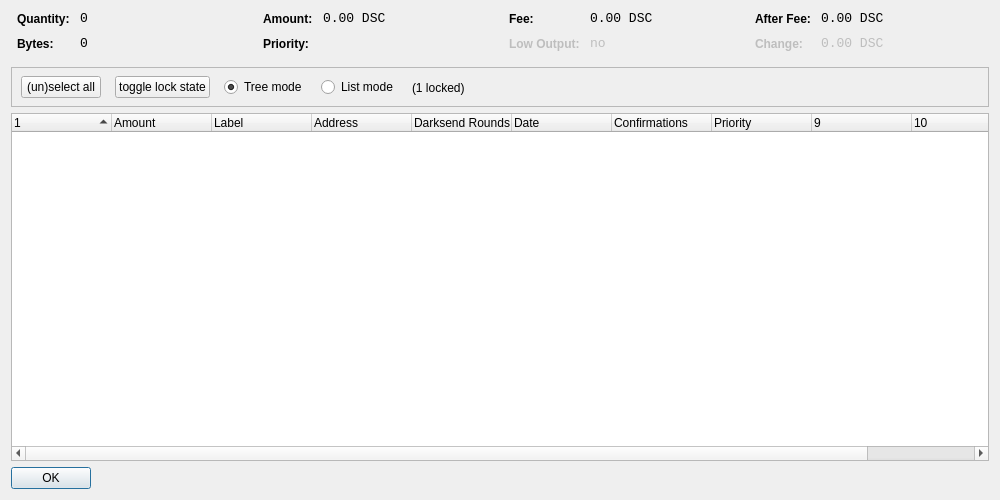
<?xml version="1.0" encoding="UTF-8"?>
<ui version="4.0">
 <class>CoinControlDialog</class>
 <widget class="QDialog" name="CoinControlDialog">
  <property name="geometry">
   <rect>
    <x>0</x>
    <y>0</y>
    <width>1000</width>
    <height>500</height>
   </rect>
  </property>
  <property name="windowTitle">
   <string>Coin Control</string>
  </property>
  <layout class="QVBoxLayout" name="verticalLayout">
   <item>
    <layout class="QHBoxLayout" name="horizontalLayoutTop" stretch="0,0,0,0">
     <property name="topMargin">
      <number>0</number>
     </property>
     <property name="bottomMargin">
      <number>10</number>
     </property>
     <item>
      <layout class="QFormLayout" name="formLayoutCoinControl1">
       <property name="horizontalSpacing">
        <number>10</number>
       </property>
       <property name="verticalSpacing">
        <number>10</number>
       </property>
       <property name="leftMargin">
        <number>6</number>
       </property>
       <property name="rightMargin">
        <number>6</number>
       </property>
       <item row="0" column="0">
        <widget class="QLabel" name="labelCoinControlQuantityText">
         <property name="styleSheet">
          <string notr="true">font-weight:bold;</string>
         </property>
         <property name="text">
          <string>Quantity:</string>
         </property>
        </widget>
       </item>
       <item row="0" column="1">
        <widget class="QLabel" name="labelCoinControlQuantity">
         <property name="font">
          <font>
           <family>Monospace</family>
           <pointsize>10</pointsize>
          </font>
         </property>
         <property name="cursor">
          <cursorShape>IBeamCursor</cursorShape>
         </property>
         <property name="contextMenuPolicy">
          <enum>Qt::ActionsContextMenu</enum>
         </property>
         <property name="text">
          <string notr="true">0</string>
         </property>
         <property name="textInteractionFlags">
          <set>Qt::LinksAccessibleByMouse|Qt::TextSelectableByKeyboard|Qt::TextSelectableByMouse</set>
         </property>
        </widget>
       </item>
       <item row="1" column="0">
        <widget class="QLabel" name="labelCoinControlBytesText">
         <property name="styleSheet">
          <string notr="true">font-weight:bold;</string>
         </property>
         <property name="text">
          <string>Bytes:</string>
         </property>
        </widget>
       </item>
       <item row="1" column="1">
        <widget class="QLabel" name="labelCoinControlBytes">
         <property name="font">
          <font>
           <family>Monospace</family>
           <pointsize>10</pointsize>
          </font>
         </property>
         <property name="cursor">
          <cursorShape>IBeamCursor</cursorShape>
         </property>
         <property name="contextMenuPolicy">
          <enum>Qt::ActionsContextMenu</enum>
         </property>
         <property name="text">
          <string notr="true">0</string>
         </property>
         <property name="textInteractionFlags">
          <set>Qt::LinksAccessibleByMouse|Qt::TextSelectableByKeyboard|Qt::TextSelectableByMouse</set>
         </property>
        </widget>
       </item>
      </layout>
     </item>
     <item>
      <layout class="QFormLayout" name="formLayoutCoinControl2">
       <property name="horizontalSpacing">
        <number>10</number>
       </property>
       <property name="verticalSpacing">
        <number>10</number>
       </property>
       <property name="leftMargin">
        <number>6</number>
       </property>
       <property name="rightMargin">
        <number>6</number>
       </property>
       <item row="0" column="0">
        <widget class="QLabel" name="labelCoinControlAmountText">
         <property name="styleSheet">
          <string notr="true">font-weight:bold;</string>
         </property>
         <property name="text">
          <string>Amount:</string>
         </property>
        </widget>
       </item>
       <item row="0" column="1">
        <widget class="QLabel" name="labelCoinControlAmount">
         <property name="font">
          <font>
           <family>Monospace</family>
           <pointsize>10</pointsize>
          </font>
         </property>
         <property name="cursor">
          <cursorShape>IBeamCursor</cursorShape>
         </property>
         <property name="contextMenuPolicy">
          <enum>Qt::ActionsContextMenu</enum>
         </property>
         <property name="text">
          <string notr="true">0.00 DSC</string>
         </property>
         <property name="textInteractionFlags">
          <set>Qt::LinksAccessibleByMouse|Qt::TextSelectableByKeyboard|Qt::TextSelectableByMouse</set>
         </property>
        </widget>
       </item>
       <item row="1" column="0">
        <widget class="QLabel" name="labelCoinControlPriorityText">
         <property name="styleSheet">
          <string notr="true">font-weight:bold;</string>
         </property>
         <property name="text">
          <string>Priority:</string>
         </property>
        </widget>
       </item>
       <item row="1" column="1">
        <widget class="QLabel" name="labelCoinControlPriority">
         <property name="font">
          <font>
           <family>Monospace</family>
           <pointsize>10</pointsize>
          </font>
         </property>
         <property name="cursor">
          <cursorShape>IBeamCursor</cursorShape>
         </property>
         <property name="contextMenuPolicy">
          <enum>Qt::ActionsContextMenu</enum>
         </property>
         <property name="text">
          <string/>
         </property>
         <property name="textInteractionFlags">
          <set>Qt::LinksAccessibleByMouse|Qt::TextSelectableByKeyboard|Qt::TextSelectableByMouse</set>
         </property>
        </widget>
       </item>
      </layout>
     </item>
     <item>
      <layout class="QFormLayout" name="formLayoutCoinControl3">
       <property name="horizontalSpacing">
        <number>10</number>
       </property>
       <property name="verticalSpacing">
        <number>10</number>
       </property>
       <property name="leftMargin">
        <number>6</number>
       </property>
       <property name="rightMargin">
        <number>6</number>
       </property>
       <item row="0" column="0">
        <widget class="QLabel" name="labelCoinControlFeeText">
         <property name="styleSheet">
          <string notr="true">font-weight:bold;</string>
         </property>
         <property name="text">
          <string>Fee:</string>
         </property>
        </widget>
       </item>
       <item row="0" column="1">
        <widget class="QLabel" name="labelCoinControlFee">
         <property name="font">
          <font>
           <family>Monospace</family>
           <pointsize>10</pointsize>
          </font>
         </property>
         <property name="cursor">
          <cursorShape>IBeamCursor</cursorShape>
         </property>
         <property name="contextMenuPolicy">
          <enum>Qt::ActionsContextMenu</enum>
         </property>
         <property name="text">
          <string notr="true">0.00 DSC</string>
         </property>
         <property name="textInteractionFlags">
          <set>Qt::LinksAccessibleByMouse|Qt::TextSelectableByKeyboard|Qt::TextSelectableByMouse</set>
         </property>
        </widget>
       </item>
       <item row="1" column="0">
        <widget class="QLabel" name="labelCoinControlLowOutputText">
         <property name="enabled">
          <bool>false</bool>
         </property>
         <property name="styleSheet">
          <string notr="true">font-weight:bold;</string>
         </property>
         <property name="text">
          <string>Low Output:</string>
         </property>
        </widget>
       </item>
       <item row="1" column="1">
        <widget class="QLabel" name="labelCoinControlLowOutput">
         <property name="enabled">
          <bool>false</bool>
         </property>
         <property name="font">
          <font>
           <family>Monospace</family>
           <pointsize>10</pointsize>
          </font>
         </property>
         <property name="cursor">
          <cursorShape>IBeamCursor</cursorShape>
         </property>
         <property name="contextMenuPolicy">
          <enum>Qt::ActionsContextMenu</enum>
         </property>
         <property name="text">
          <string notr="true">no</string>
         </property>
         <property name="textInteractionFlags">
          <set>Qt::LinksAccessibleByMouse|Qt::TextSelectableByKeyboard|Qt::TextSelectableByMouse</set>
         </property>
        </widget>
       </item>
      </layout>
     </item>
     <item>
      <layout class="QFormLayout" name="formLayoutCoinControl4">
       <property name="horizontalSpacing">
        <number>10</number>
       </property>
       <property name="verticalSpacing">
        <number>10</number>
       </property>
       <property name="leftMargin">
        <number>6</number>
       </property>
       <property name="rightMargin">
        <number>6</number>
       </property>
       <item row="0" column="0">
        <widget class="QLabel" name="labelCoinControlAfterFeeText">
         <property name="styleSheet">
          <string notr="true">font-weight:bold;</string>
         </property>
         <property name="text">
          <string>After Fee:</string>
         </property>
        </widget>
       </item>
       <item row="0" column="1">
        <widget class="QLabel" name="labelCoinControlAfterFee">
         <property name="font">
          <font>
           <family>Monospace</family>
           <pointsize>10</pointsize>
          </font>
         </property>
         <property name="cursor">
          <cursorShape>IBeamCursor</cursorShape>
         </property>
         <property name="contextMenuPolicy">
          <enum>Qt::ActionsContextMenu</enum>
         </property>
         <property name="text">
          <string notr="true">0.00 DSC</string>
         </property>
         <property name="textInteractionFlags">
          <set>Qt::LinksAccessibleByMouse|Qt::TextSelectableByKeyboard|Qt::TextSelectableByMouse</set>
         </property>
        </widget>
       </item>
       <item row="1" column="0">
        <widget class="QLabel" name="labelCoinControlChangeText">
         <property name="enabled">
          <bool>false</bool>
         </property>
         <property name="styleSheet">
          <string notr="true">font-weight:bold;</string>
         </property>
         <property name="text">
          <string>Change:</string>
         </property>
        </widget>
       </item>
       <item row="1" column="1">
        <widget class="QLabel" name="labelCoinControlChange">
         <property name="enabled">
          <bool>false</bool>
         </property>
         <property name="font">
          <font>
           <family>Monospace</family>
           <pointsize>10</pointsize>
          </font>
         </property>
         <property name="cursor">
          <cursorShape>IBeamCursor</cursorShape>
         </property>
         <property name="contextMenuPolicy">
          <enum>Qt::ActionsContextMenu</enum>
         </property>
         <property name="text">
          <string notr="true">0.00 DSC</string>
         </property>
         <property name="textInteractionFlags">
          <set>Qt::LinksAccessibleByMouse|Qt::TextSelectableByKeyboard|Qt::TextSelectableByMouse</set>
         </property>
        </widget>
       </item>
      </layout>
     </item>
    </layout>
   </item>
   <item>
    <widget class="QFrame" name="frame">
     <property name="minimumSize">
      <size>
       <width>0</width>
       <height>40</height>
      </size>
     </property>
     <property name="frameShape">
      <enum>QFrame::StyledPanel</enum>
     </property>
     <property name="frameShadow">
      <enum>QFrame::Sunken</enum>
     </property>
     <widget class="QWidget" name="horizontalLayoutWidget">
      <property name="geometry">
       <rect>
        <x>10</x>
        <y>0</y>
        <width>781</width>
        <height>41</height>
       </rect>
      </property>
      <layout class="QHBoxLayout" name="horizontalLayoutPanel" stretch="0,0,0,0,0">
       <property name="spacing">
        <number>14</number>
       </property>
       <item>
        <widget class="QPushButton" name="pushButtonSelectAll">
         <property name="sizePolicy">
          <sizepolicy hsizetype="Maximum" vsizetype="Fixed">
           <horstretch>0</horstretch>
           <verstretch>0</verstretch>
          </sizepolicy>
         </property>
         <property name="text">
          <string>(un)select all</string>
         </property>
        </widget>
       </item>
        <item>
         <widget class="QPushButton" name="pushButtonToggleLock">
          <property name="sizePolicy">
           <sizepolicy hsizetype="Maximum" vsizetype="Fixed">
            <horstretch>0</horstretch>
            <verstretch>0</verstretch>
           </sizepolicy>
          </property>
          <property name="text">
           <string>toggle lock state</string>
          </property>
          <property name="autoDefault">
           <bool>false</bool>
          </property>
         </widget>
        </item>
       <item>
        <widget class="QRadioButton" name="radioTreeMode">
         <property name="sizePolicy">
          <sizepolicy hsizetype="Maximum" vsizetype="Fixed">
           <horstretch>0</horstretch>
           <verstretch>0</verstretch>
          </sizepolicy>
         </property>
         <property name="text">
          <string>Tree mode</string>
         </property>
         <property name="checked">
          <bool>true</bool>
         </property>
        </widget>
       </item>
       <item>
        <widget class="QRadioButton" name="radioListMode">
         <property name="sizePolicy">
          <sizepolicy hsizetype="Maximum" vsizetype="Fixed">
           <horstretch>0</horstretch>
           <verstretch>0</verstretch>
          </sizepolicy>
         </property>
         <property name="text">
          <string>List mode</string>
         </property>
        </widget>
       </item>
        <item>
         <widget class="QLabel" name="labelLocked">
          <property name="text">
           <string>(1 locked)</string>
          </property>
         </widget>
        </item>
       <item>
        <spacer name="horizontalSpacer">
         <property name="orientation">
          <enum>Qt::Horizontal</enum>
         </property>
         <property name="sizeHint" stdset="0">
          <size>
           <width>40</width>
           <height>20</height>
          </size>
         </property>
        </spacer>
       </item>
      </layout>
     </widget>
    </widget>
   </item>
   <item>
    <widget class="CoinControlTreeWidget" name="treeWidget">
     <property name="contextMenuPolicy">
      <enum>Qt::CustomContextMenu</enum>
     </property>
     <property name="sortingEnabled">
      <bool>false</bool>
     </property>
     <property name="columnCount">
      <number>11</number>
     </property>
     <attribute name="headerShowSortIndicator" stdset="0">
      <bool>true</bool>
     </attribute>
     <attribute name="headerStretchLastSection">
      <bool>false</bool>
     </attribute>
     <column>
      <property name="text">
       <string/>
      </property>
     </column>
     <column>
      <property name="text">
       <string>Amount</string>
      </property>
     </column>
     <column>
      <property name="text">
       <string>Label</string>
      </property>
     </column>
     <column>
      <property name="text">
       <string>Address</string>
      </property>
     </column>
     <column>
      <property name="text">
       <string>Darksend Rounds</string>
      </property>
    </column>
     <column>
      <property name="text">
       <string>Date</string>
      </property>
     </column>
     <column>
      <property name="text">
       <string>Confirmations</string>
      </property>
      <property name="toolTip">
       <string>Confirmed</string>
      </property>
     </column>
     <column>
      <property name="text">
       <string>Priority</string>
      </property>
     </column>
     <column>
      <property name="text">
       <string/>
      </property>
     </column>
     <column>
      <property name="text">
       <string/>
      </property>
     </column>
     <column>
      <property name="text">
       <string/>
      </property>
     </column>
     <column>
      <property name="text">
       <string/>
      </property>
     </column>
    </widget>
   </item>
   <item>
    <widget class="QDialogButtonBox" name="buttonBox">
     <property name="sizePolicy">
      <sizepolicy hsizetype="Maximum" vsizetype="Fixed">
       <horstretch>0</horstretch>
       <verstretch>0</verstretch>
      </sizepolicy>
     </property>
     <property name="orientation">
      <enum>Qt::Horizontal</enum>
     </property>
     <property name="standardButtons">
      <set>QDialogButtonBox::Ok</set>
     </property>
    </widget>
   </item>
  </layout>
 </widget>
 <customwidgets>
  <customwidget>
   <class>CoinControlTreeWidget</class>
   <extends>QTreeWidget</extends>
   <header>coincontroltreewidget.h</header>
  </customwidget>
 </customwidgets>
 <resources/>
 <connections/>
</ui>
